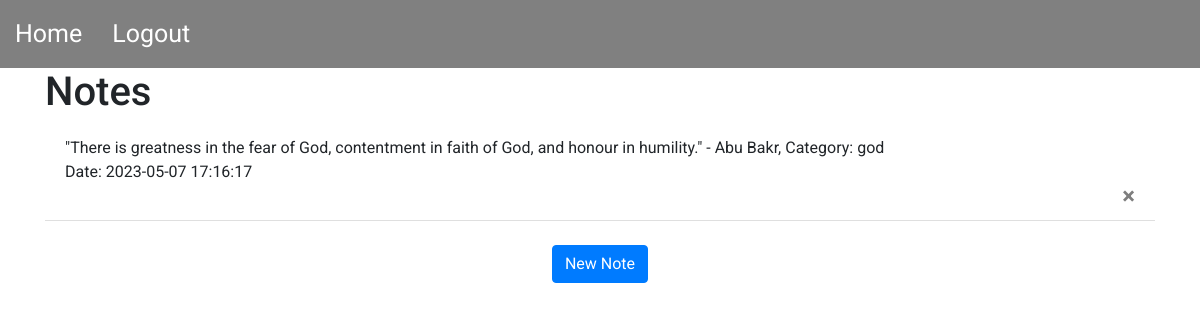
/ (signed in), run on an earlier commit of the app's database.
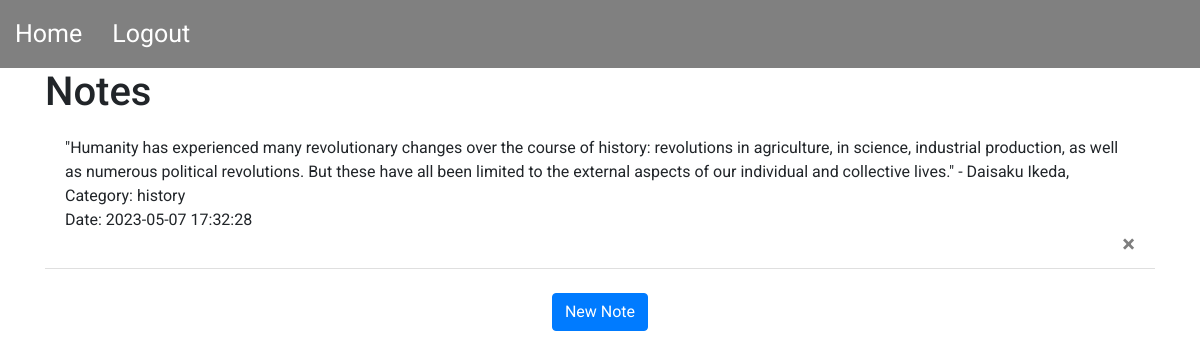
And on a later commit of the database.
### website/models.py (models this page shows)
class Note(db.Model):
    id = db.Column(db.Integer, primary_key=True)
    notes = db.Column(db.String(15000))
    date = db.Column(db.DateTime(timezone=True), default=func.now())
    quote = db.Column(db.String(500))
    quote_author = db.Column(db.String(100))
    quote_category = db.Column(db.String(100))
    user_id = db.Column(db.Integer, db.ForeignKey("user.id"))

### website/views.py (the view, shortened to what this page needs)
@views.route("/", methods=["GET", "POST"])  # decorator
@login_required  # can't get to home page unless logged in
def home():
    new_note = False
    quote = ""
    return render_template("home.html", n=new_note, user=current_user, q=quote)

### website/__init__.py (called while the page is built)
def create_app():
    app = Flask(__name__)
    app.config["SECRET_KEY"] = "qjwebsite"
    app.config["SQLALCHEMY_DATABASE_URI"] = f"sqlite:///{DB_NAME}"
    db.init_app(app)
    from .views import views
    from .auth import auth
    app.register_blueprint(views, url_prefix="/")
    app.register_blueprint(auth, url_prefix="/")
    from .models import User, Note
    create_database(app)
    login_manager = LoginManager()
    login_manager.login_view = "auth.login"  # redirect url if not logged in
    login_manager.init_app(app)
    @login_manager.user_loader
    def load_user(id):
        return User.query.get(int(id))  # get method automatically checks primary key
    return app

### website/templates/home.html (shortened to what this page needs)
{% extends "base.html" %} {% block content %} {% if not n %}
<h1>Notes</h1>
<ul class="list-group list-group-flush" , id="notes">
  {% for note in user.notes %}
  <li class="list-group-item">
    <div>
      "{{ note.quote }}" - {{ note.quote_author }}, Category: {{
      note.quote_category }}
    </div>
    <div>Date: {{ note.date }}</div>
    <button type="button" class="close" onClick="deleteNote({{ note.id }})">
      <span aria-hidden="true">&times;</span>
    </button>
  </li>
  {% endfor %}
</ul>
<br />
<form method="POST">
  <div align="center">
    <button
      type="submit"
      class="btn btn-primary"
      name="new_note"
      value="note_created"
    >
      New Note
    </button>
  </div>
</form>
{% endif %}
<br />
 {% endblock %}

### website/templates/base.html (shortened to what this page needs)
<!DOCTYPE html>
<html lang="en">
  <head>
    <link rel="stylesheet" href="../static/base.css" />
    <link
      rel="stylesheet"
      href="https://stackpath.bootstrapcdn.com/bootstrap/4.4.1/css/bootstrap.min.css"
    />
    <link
      rel="stylesheet"
      href="https://stackpath.bootstrapcdn.com/font-awesome/4.7.0/css/font-awesome.min.css"
    />
  </head>
  <body>
    <div class="top-navbar">
      {% if user.is_authenticated %}
      <a href="/">Home</a>
      <a href="/logout">Logout</a>
      {% else %}
      <a href="/login">Login</a>
      <a href="/sign-up">Sign Up</a>
      {% endif %}
    </div>
    <div class="container">{% block content %}{% endblock %}</div>
  </body>
</html>

### website/static/base.css (style rules this page uses)
* { font-family: "Roboto", sans-serif; }
.top-navbar { background-color: gray; display: flex; }
div.top-navbar a { color: white; padding: 15px; font-size: 25px; text-decoration: none; }

What changed in the data, as far as the page shows it:
removed Note: quote "There is greatness in the fear of God, contentment in faith of God, and honour in humility.", quote_author "Abu Bakr", quote_category "god", date "2023-05-07 17:16:17"
added Note: quote "Humanity has experienced many revolutionary changes over the course of history: revolutions in agriculture, in science, industrial production, as well as numerous political revolutions. But these have all been limited to the external aspects of our individual and collective lives.", quote_author "Daisaku Ikeda", quote_category "history", date "2023-05-07 17:32:28"
